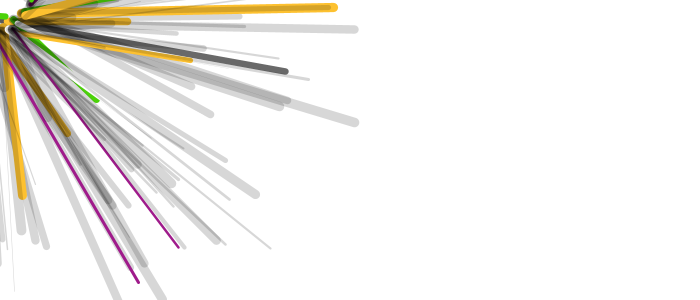
Frame 1 (no input)
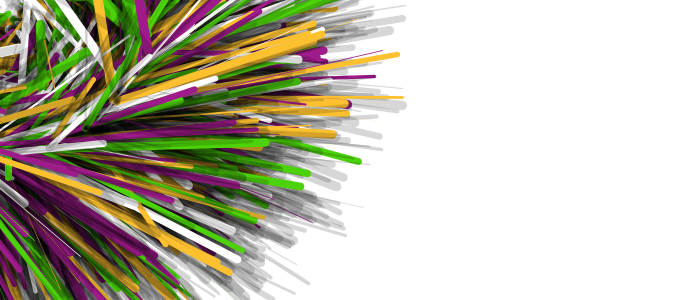
Frame 60 (the mouse pressed at the canvas centre just before this capture)
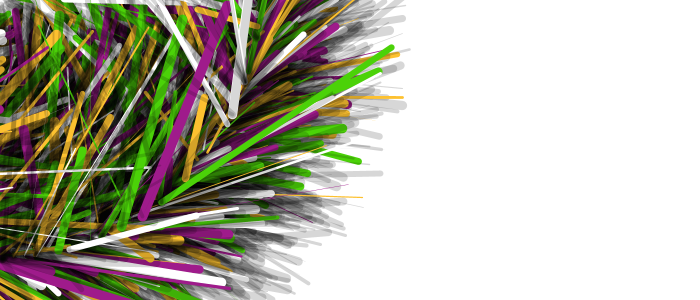
Frame 120 (the mouse held since frame 60 and released just before this capture)

The Processing sketch that drew these frames (run headless with seeded random() and noise(); from frame 60 on, the mouse is pressed at the canvas centre):

// Processing sketch: processing_2962
// ── processing_2962.pde


void setup() { 
  size(700, 300); 
  smooth(); 
  background(255); 
  noFill(); 
  stroke(0,150); 
}  
  
void draw() { 
  for(int i=0; i<200; i=i+1) { 
      Diagonal(); 
  } 
}  
 
void Diagonal() { 
  strokeWeight(random(10)); 
  float d1 = random(100); 
  
  
  if(d1 < 20) {  //verde 
    stroke(75,210,8);  
    rotate(5);
  } 
  if(d1 < 15) { // morado
    stroke(159,27,139); 
   rotate(5); 
  } 
  if(d1 < 10) {  //naranjo 
    stroke(253,193,48); 
     rotate(5);
  } 
  if(d1 < 5) {  // blanco 
    stroke(255); 
    rotate(5);
  } 
  float x1 = random(height); 
  float x2 = random(height); 
  line(x1,x2,second()/10,millis()/10); 
  stroke(0,40); 
} 
